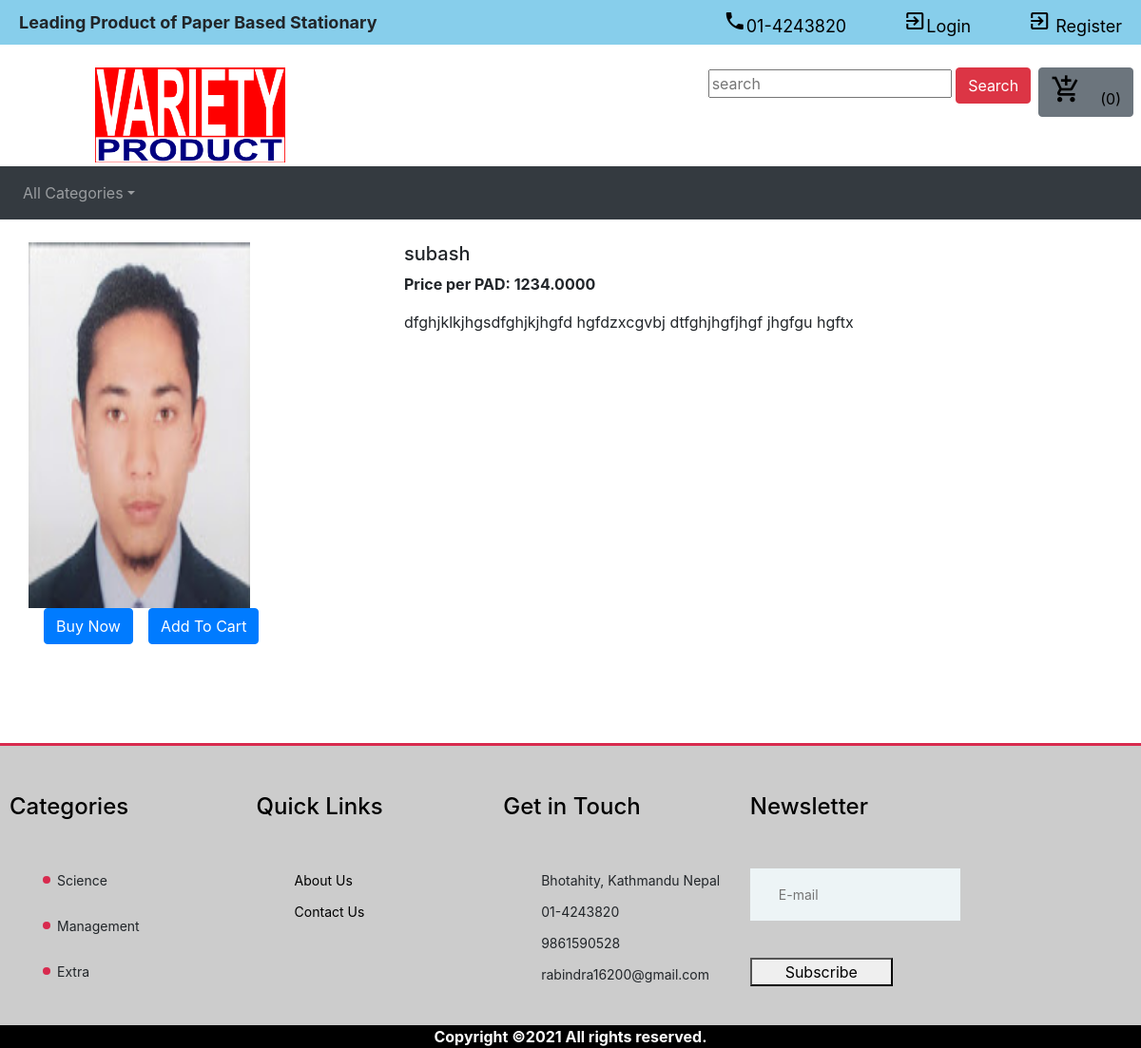
Screenshot of /products/23 with the database file from the repository.
### shop/models.py (models this page shows, shortened)
class Product(models.Model):
    product_id = models.AutoField(primary_key=True)
    product_name = models.CharField(max_length=100)
    product_image = models.ImageField(upload_to="shop/images", default="")
    product_category = models.CharField(max_length=50)
    unit_Of_Product = models.CharField(max_length=25)
    product_rate = models.DecimalField(decimal_places=4, max_digits=50)
    product_details = models.TextField()

### shop/views.py (the view)
# urls.py: path("products/<int:product_id>", views.productView, name="ProductView"),
def productView(request, product_id):
    product = Product.objects.filter(product_id=product_id)
    return render(request, 'main/prodView.html', {'product': product[0]})

### shop/templates/main/prodview.html (shortened to what this page needs)
{% extends 'main/header.html' %}
{% block content %}
{% load static %}
<div class="container my-4">
    <div class="row">
        <div class="col-md-4">
            <div class="row">
                <img src="/media/{{product.product_image}}" width="233px" height="385px" alt="{{product.product_name}}">
            </div>
            <div class="row">
                <button class="btn btn-primary mx-3">Buy Now</button>
                <button class="btn btn-primary cart" id="pr{{i.product_name}}">Add To Cart</button>
            </div>
        </div>
        <div class="col-md-8">
            <h5>{{product.product_name}}</h5>
            <p><b>Price per {{product.unit_Of_Product}}: {{product.product_rate}} </b></p>
            <p>{{product.product_details}}</p>
        </div>
    </div>
</div>
{% endblock %}

### rows the page displays
Product: product_image (picture), product_name "subash", unit_Of_Product "PAD", product_rate "1234.0000", product_details "dfghjklkjhgsdfghjkjhgfd hgfdzxcgvbj dtfghjhgfjhgf jhgfgu hgftx"
